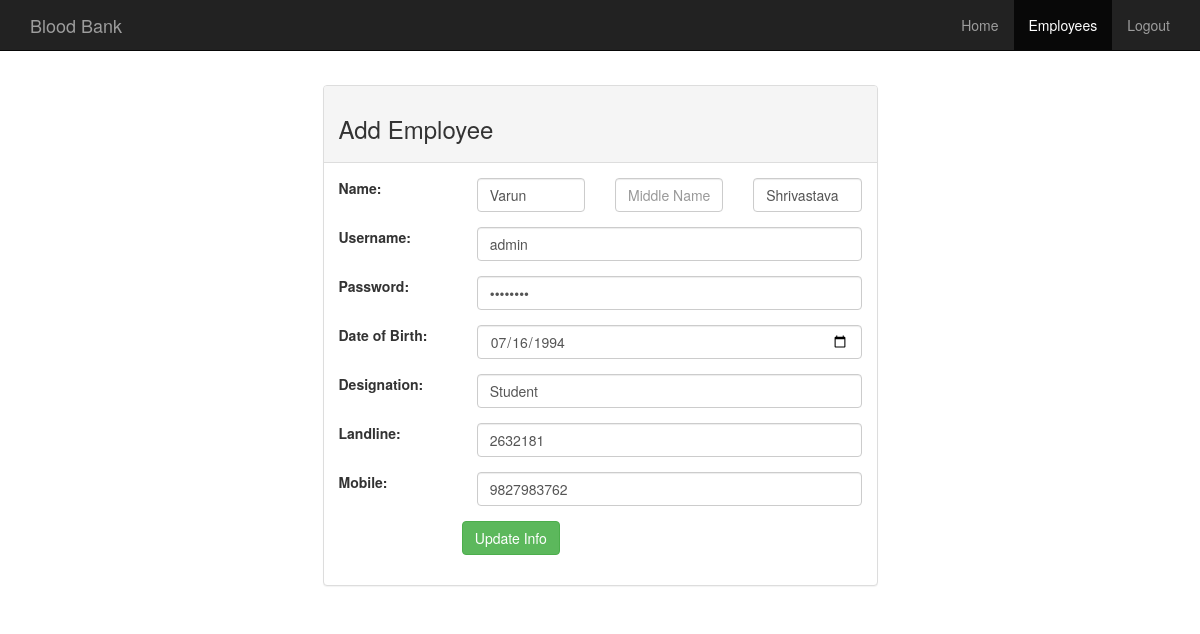
Page /admin/edit.php?id=11 (signed in) on the committed database.
### tables this page shows
CREATE TABLE `employees` (
  `id` int(11) NOT NULL,
  `f_name` varchar(35) NOT NULL,
  `m_name` varchar(15) DEFAULT NULL,
  `l_name` varchar(35) NOT NULL,
  `username` varchar(15) NOT NULL,
  `password` varchar(15) NOT NULL,
  `b_day` date NOT NULL,
  `prc_nr` int(25) NOT NULL,
  `designation` varchar(35) NOT NULL,
  `landline` varchar(10) DEFAULT NULL,
  `mobile_nr` varchar(11) NOT NULL
);

### admin/php/DBConnect.php (called while the page is built, shortened)
<?php
class DBConnect {
    private $db = NULL;
    public function __construct() {
        $dsn = 'mysql:dbname=' . self::DB_NAME . ';host=' . self::DB_SERVER;
        try {
            $this->db = new PDO($dsn, self::DB_USER, self::DB_PASSWORD);
        } catch (PDOException $e) {
            throw new Exception('Connection failed: ' .
            $e->getMessage());
        }
        return $this->db;
    }
    public function getEmployees(){
        $stmt = $this->db->prepare("SELECT * FROM employees");
        $stmt->execute();
        return $stmt->fetchAll();
    }
    public function getEmployeeById($id){
        $stmt = $this->db->prepare("SELECT * FROM employees WHERE id=?");
        $stmt->execute([$id]);
        return $stmt->fetchAll();
    }
}

### admin/edit.php (the view, shortened to what this page needs)
<?php
if(isset($_GET['id'])){
    $id = $_GET['id'];
}
require_once 'php/DBConnect.php';
$db = new DBConnect();
$db->auth();
$employee = $db->getEmployeeById($id);
$employees = $db->getEmployees();
include 'layout/_header.php';
include 'layout/navbar.php';
?>
<div class="container">
    <div class="row">
        <div class="col-md-3"></div>
        <div class="col-md-6">
            <div class="panel panel-default">
                <div class="panel-heading">
                    <h3>Add Employee</h3>
                </div>
                <div class="panel-body">
                    <form class="form-horizontal" role="form" method="post" action="edit.php">
                        <div class="form-group">
                            <label class="col-md-3">Name:</label>
                            <div class="col-sm-3"> <input type="text" value="<?= $employee[0]['f_name']; ?>" name="firstName" class="form-control" placeholder="First Name" required="true"> </div>
                            <div class="col-sm-3"><input type="text" value="<?= $employee[0]['m_name']; ?>" name="middleName" class="form-control" placeholder="Middle Name"></div>
                            <div class="col-sm-3"><input type="text" value="<?= $employee[0]['l_name']; ?>" name="lastName" class="form-control" placeholder="Last Name" required="true"></div>
                        </div>
                        <div class="form-group">
                            <label class="col-md-3">Username:</label>
                            <div class="col-sm-9"><input type="text" value="<?= $employee[0]['username']; ?>" name="username" class="form-control" required="true"></div>
                        </div>
                        <div class="form-group">
                            <label class="col-md-3">Password:</label>
                            <div class="col-sm-9"><input type="password" value="<?= $employee[0]['password']; ?>" name="password" class="form-control" required="true"></div>
                        </div>
                        <div class="form-group">
                            <label class="col-md-3">Date of Birth:</label>
                            <div class="col-sm-9"><input type="date" value="<?= $employee[0]['b_day']; ?>" name="dob" class="form-control" required="true"></div>
                        </div>
                        <div class="form-group">
                            <label class="col-md-3">Designation:</label>
                            <div class="col-sm-9"><input type="text" value="<?= $employee[0]['designation']; ?>" name="designation" class="form-control" required="true"></div>
                        </div>
                        <div class="form-group">
                            <label class="col-md-3">Landline:</label>
                            <div class="col-sm-9"><input type="number" value="<?= $employee[0]['landline']; ?>" min="0" max="10000000000" name="landline" class="form-control" required="true"></div>
                        </div>
                        <div class="form-group">
                            <label class="col-md-3">Mobile:</label>
                            <div class="col-sm-9"><input type="number" value="<?= $employee[0]['mobile_nr']; ?>" min="0" max="10000000000" name="mobile" class="form-control" required="true"></div>
                        </div>
                        <div class="form-group">
                            <label class="col-md-3"></label>
                            <button type="submit" class="btn btn-success btn-md" name="submit">Update Info</button>
                        </div>
                    </form>
                </div>
            </div>
        </div>
        <div class="col-md-3"></div>
    </div>
</div>

### admin/css/mystyle.css (style rules this page uses)
body { padding-top: 3.2em; }

### admin/edit.php (style rules this page uses)
body { background-image: url("https://wallpaperaccess.com/full/4321838.jpg"); background-size:cover; background-repeat: no-repeat; }

### rows in the picture
employees: firstName "Varun", lastName "Shrivastava", username "admin", dob "07/16/1994", designation "Student", landline "2632181", mobile "9827983762"
